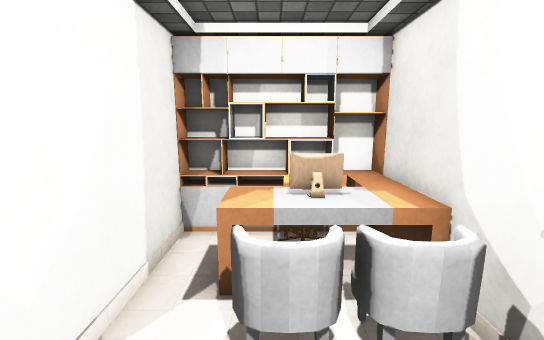
View 1 (above)

24 first-person views from a walk through a 3-D level made in the Unity game engine. The camera is 1.5 m above the floor, tilts 10° down and sees 90° across. The floor is counted in squares, 0.5 m on a side. Each view is taken from the middle of a square. On the plan, view 1 faces up. The plan holds only what a view shows up to about 20 squares ahead; the rest is blank. The place goes on beyond the plan. Some animated figures are not drawn. Door leaves are left out, so doorways stand open. Some surface patterns are stand-ins.

View 2
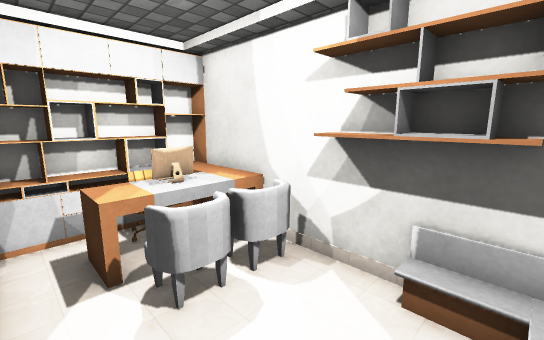

View 3
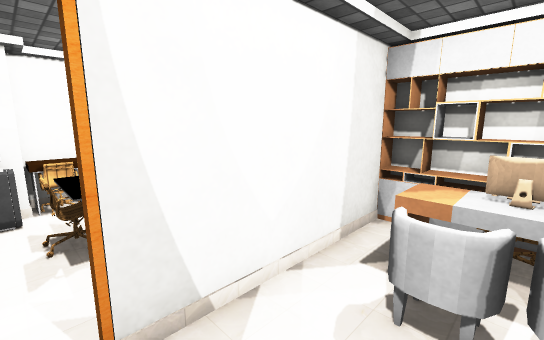

View 4
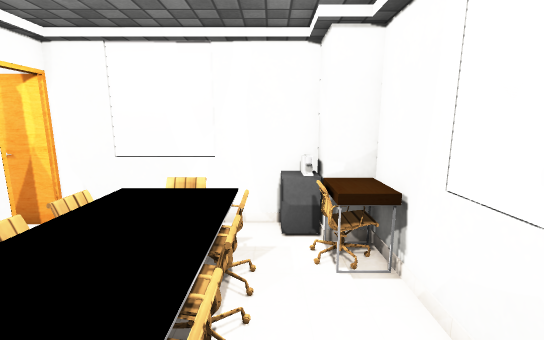

View 5
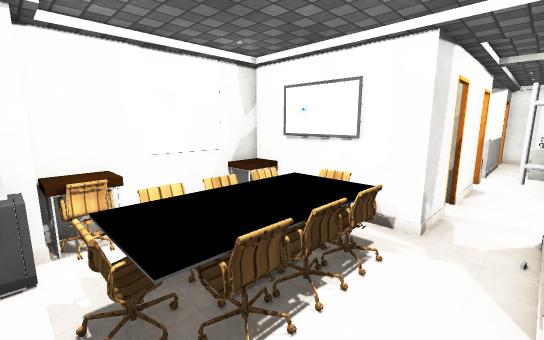

View 6
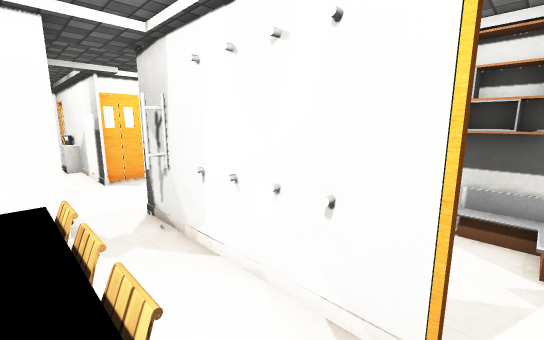

View 7
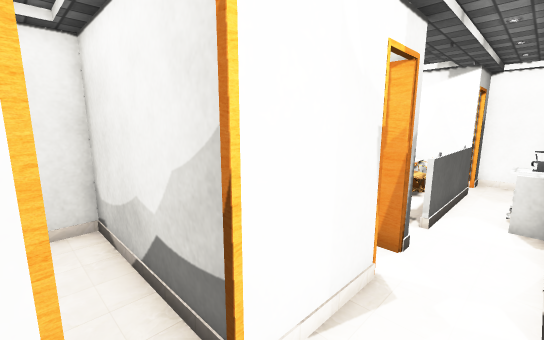

View 8
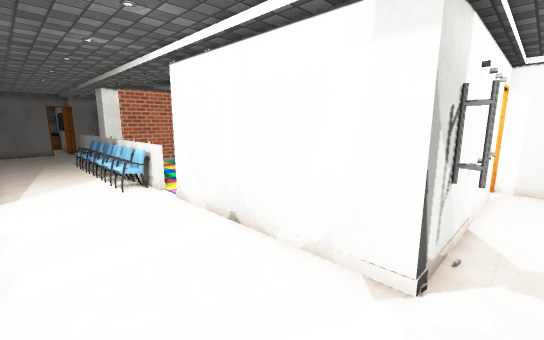

View 9
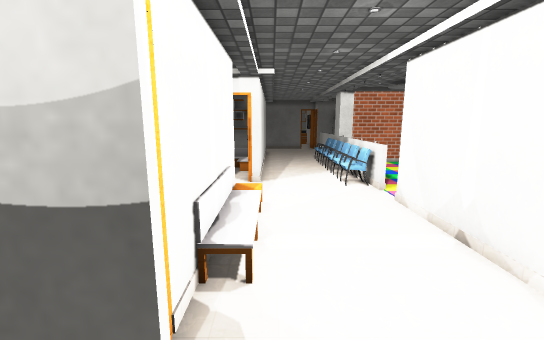

View 10
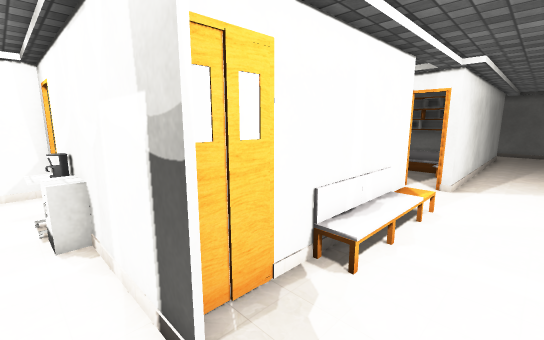

View 11
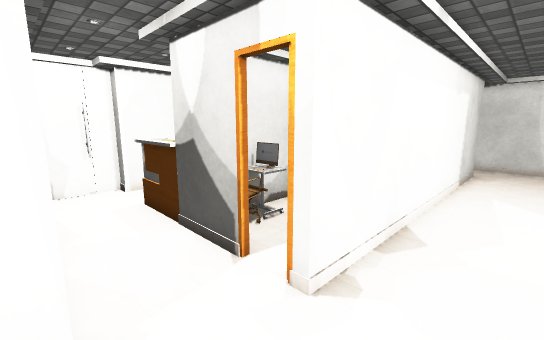

View 12
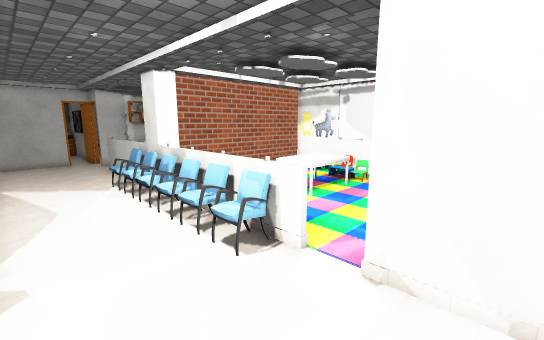

View 13
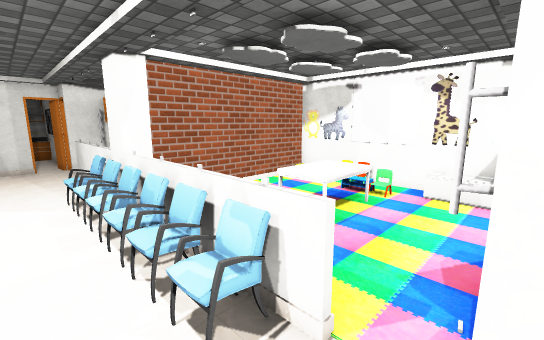

View 14
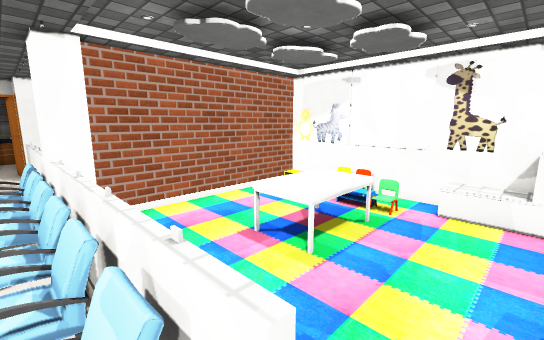

View 15
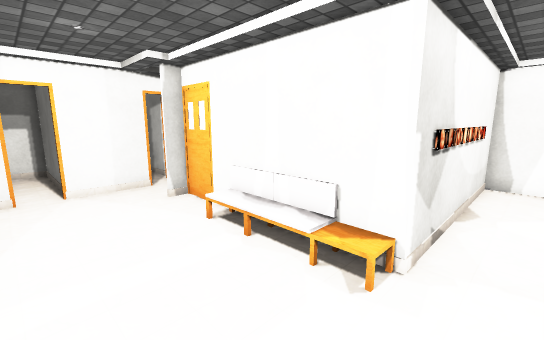

View 16
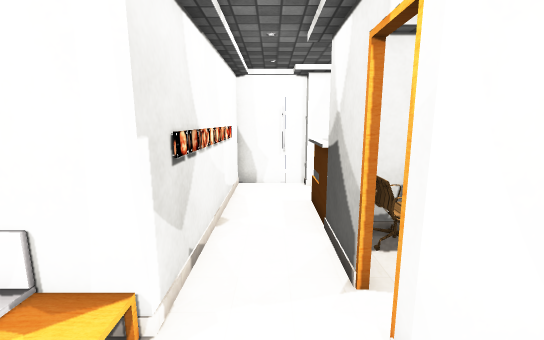

View 17
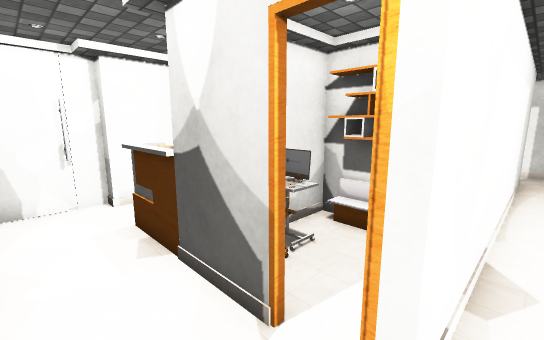

View 18
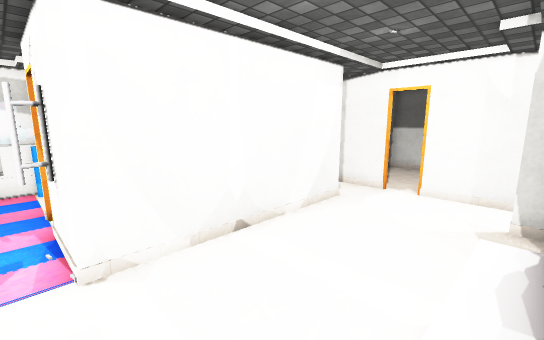

View 19
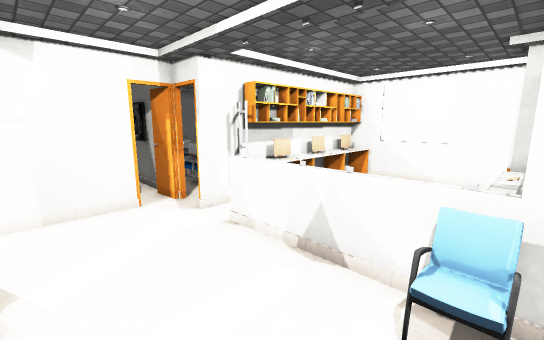

View 20
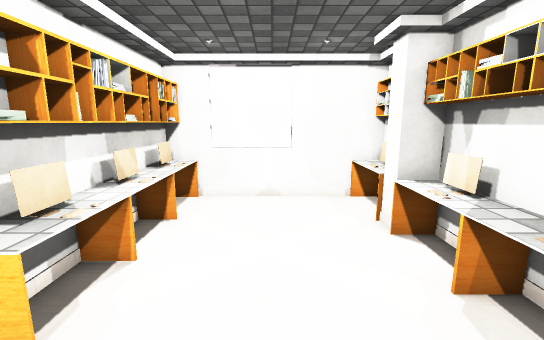

View 21
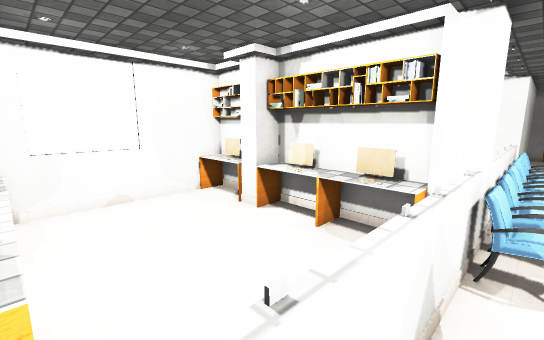

View 22
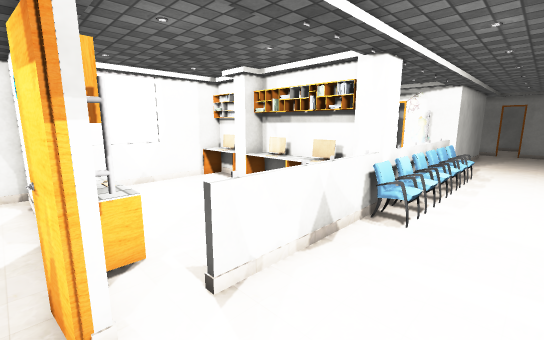

View 23
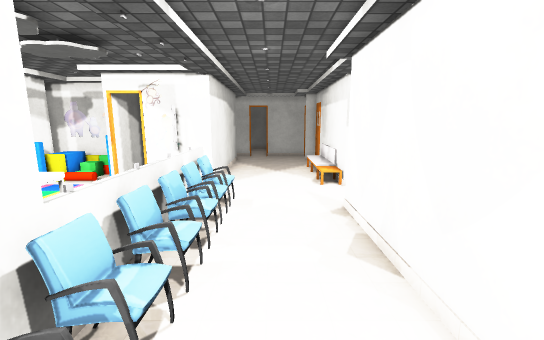

View 24
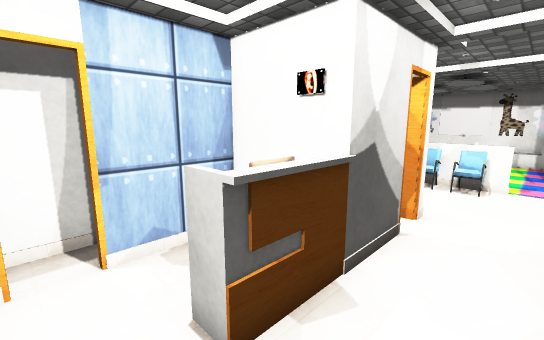

### Floor plan
Key: @ floor where view 1 was taken; # wall or solid block; . main floor; : floor 0.25 m higher than the main floor; + floor 0.5 m higher than the main floor; * floor 0.75 m higher than the main floor; D open door; = window, fence, low wall or low ledge; ^ raised ledge; E desk; C chair; B books; O other object.
Columns run from 12 left of view 1 to 28 right of it. Each row starts with its distance up from view 1.
 25        ###
 24        D.D        ########
 23      ##D.D      ###......D #
 22       C=.#        O......D #
 21       C=OO        O..OO .#
 20      CC=OO        O..OO  #
 19       .=.O        O..OO  #
 18        =.#        O...##O###
 17        =.#        O...#CO.O#
 16        #.#        O...#...O#
 15      ###.##########...# .OO#
 14        #.####O#####...####O########## .#
 13        #...............................#
 12        #...............................#
 11 ########...............................#
 10 #......D...............................#
  9 #......#.............###C###C##.........
  8 #....  #.##########.=C#CC#C##C#======####
  7 ########.#EECCE#  #....     #OO    . ##
  6 #OO. ....# ECCE#  #.........#OO.....O#
  5 #OO CCO..# EEEE#  #.........#OO.....OB
  4 #  CC CC.# EEEE# =#....^^...#OO.....OO
  3 #..CCOCC.##====####....^^...#OO.....OO
  2 # ..C OC.# ...##.......^^...##O.....OO
  1 #OCCC CC.# ...##+:..........# O.....O
  0 #OC.OCC..##.@.##* #....::...#OO.....OO
 -1 ##OO..........####^^OO..::::#OO.....OO
 -2  ###########      #####################

Where each view was taken, in squares from view 1:
view 1: 0 up, 0 right, facing up
view 2: 1 down, 2 left, facing up-right
view 3: 1 down, 1 right, facing up-left
view 4: 6 up, 9 left, facing down
view 5: 1 down, 3 left, facing up-left
view 6: 1 down, 6 left, facing up-right
view 7: 9 up, 3 left, facing up-left
view 8: 13 up, 4 left, facing down-right
view 9: 13 up, 4 left, facing right
view 10: 11 up, 4 left, facing up-right
view 11: 11 up, 6 right, facing up-right
view 12: 13 up, 4 right, facing down-right
view 13: 11 up, 6 right, facing down-right
view 14: 9 up, 7 right, facing down-right
view 15: 9 up, 8 right, facing up-left
view 16: 11 up, 8 right, facing up
view 17: 13 up, 7 right, facing up-right
view 18: 14 up, 7 right, facing down-left
view 19: 13 up, 17 right, facing down-right
view 20: 9 up, 21 right, facing down
view 21: 9 up, 24 right, facing down-left
view 22: 12 up, 26 right, facing down-left
view 23: 11 up, 19 right, facing left
view 24: 23 up, 7 right, facing down-right
